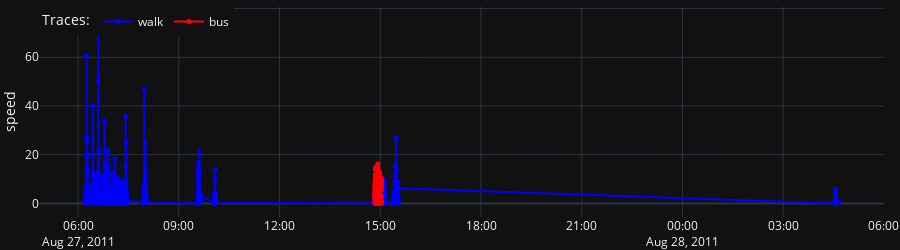

Source (notebook cell):
### Code cell
import pandas as pd
import plotly.graph_objs as go

def plot_timeline(
    df: pd.DataFrame,
    y_data: str,
    mode: str = 'markers',
    height: int = 250,
    marker: dict = dict(color='red', size=5),
) -> go.Figure:
    if df.empty:
        return go.Figure(go.Scatter(), layout=dict(title="No data available"))
    
    df = df.copy()
    
    fig = go.Figure()

    # Define color map
    color_map = {'walk': 'blue', 'bike': 'green', 'bus': 'red', 'car': 'orange', 'train': 'purple', 'subway': 'black'}
    
    # Add traces for each label
    for label, color in color_map.items():
        label_df = df[df['label'] == label]
        fig.add_trace(
            go.Scatter(
                x=label_df['datetime'],
                y=label_df[y_data],
                mode=mode,
                marker=dict(size=marker['size'], color=color, opacity=marker.get('opacity', 1)),
                line=dict(width=2, color=color),
                name=label,
                hoverinfo='text',
                hovertext=label_df.columns,
                showlegend=True,
                visible=True,
            )
        )
    
    fig.update_layout(
        yaxis1=dict(
            title=y_data,
        ),
        mapbox_style='dark',
        template='plotly_dark',
        margin=dict(l=0, r=0, t=0, b=0),
        showlegend=True,
        legend=dict(
            title="Traces:",
            x=0,
            y=1,
            xanchor='left',
            yanchor='top',
            orientation='h',
        ),
        height=height,
    )
    return fig

plot_timeline(df=records_df, y_data='speed', mode='lines+markers')

### Figure 1 — Plotly figure (JSON) as saved in the notebook; plotly's stock layout.template omitted (floating-point values rounded to 4 significant figures; data arrays with more than 128 entries replaced by an {"elided": "..."} marker saying what was removed)
{"data": [{"hoverinfo": "text", "hovertext": ["user_id", "trajectory_id", "label", "datetime", "latitude", "longitude", "altitude", "timestamp", "time_diff", "distance", "speed"], "line": {"color": "blue", "width": 2}, "marker": {"color": "blue", "opacity": 1, "size": 5}, "mode": "lines+markers", "name": "walk", "showlegend": true, "type": "scatter", "visible": true, "x": {"elided": "2970 str values"}, "y": {"elided": "2970 float values"}}, {"hoverinfo": "text", "hovertext": ["user_id", "trajectory_id", "label", "datetime", "latitude", "longitude", "altitude", "timestamp", "time_diff", "distance", "speed"], "line": {"color": "green", "width": 2}, "marker": {"color": "green", "opacity": 1, "size": 5}, "mode": "lines+markers", "name": "bike", "showlegend": true, "type": "scatter", "visible": true, "x": [], "y": []}, {"hoverinfo": "text", "hovertext": ["user_id", "trajectory_id", "label", "datetime", "latitude", "longitude", "altitude", "timestamp", "time_diff", "distance", "speed"], "line": {"color": "red", "width": 2}, "marker": {"color": "red", "opacity": 1, "size": 5}, "mode": "lines+markers", "name": "bus", "showlegend": true, "type": "scatter", "visible": true, "x": {"elided": "378 str values"}, "y": {"elided": "378 float values"}}, {"hoverinfo": "text", "hovertext": ["user_id", "trajectory_id", "label", "datetime", "latitude", "longitude", "altitude", "timestamp", "time_diff", "distance", "speed"], "line": {"color": "orange", "width": 2}, "marker": {"color": "orange", "opacity": 1, "size": 5}, "mode": "lines+markers", "name": "car", "showlegend": true, "type": "scatter", "visible": true, "x": [], "y": []}, {"hoverinfo": "text", "hovertext": ["user_id", "trajectory_id", "label", "datetime", "latitude", "longitude", "altitude", "timestamp", "time_diff", "distance", "speed"], "line": {"color": "purple", "width": 2}, "marker": {"color": "purple", "opacity": 1, "size": 5}, "mode": "lines+markers", "name": "train", "showlegend": true, "type": "scatter", "visible": true, "x": [], "y": []}, {"hoverinfo": "text", "hovertext": ["user_id", "trajectory_id", "label", "datetime", "latitude", "longitude", "altitude", "timestamp", "time_diff", "distance", "speed"], "line": {"color": "black", "width": 2}, "marker": {"color": "black", "opacity": 1, "size": 5}, "mode": "lines+markers", "name": "subway", "showlegend": true, "type": "scatter", "visible": true, "x": [], "y": []}], "layout": {"height": 250, "legend": {"orientation": "h", "title": {"text": "Traces:"}, "x": 0, "xanchor": "left", "y": 1, "yanchor": "top"}, "mapbox": {"style": "dark"}, "margin": {"b": 0, "l": 0, "r": 0, "t": 0}, "showlegend": true, "yaxis": {"title": {"text": "speed"}}}}
